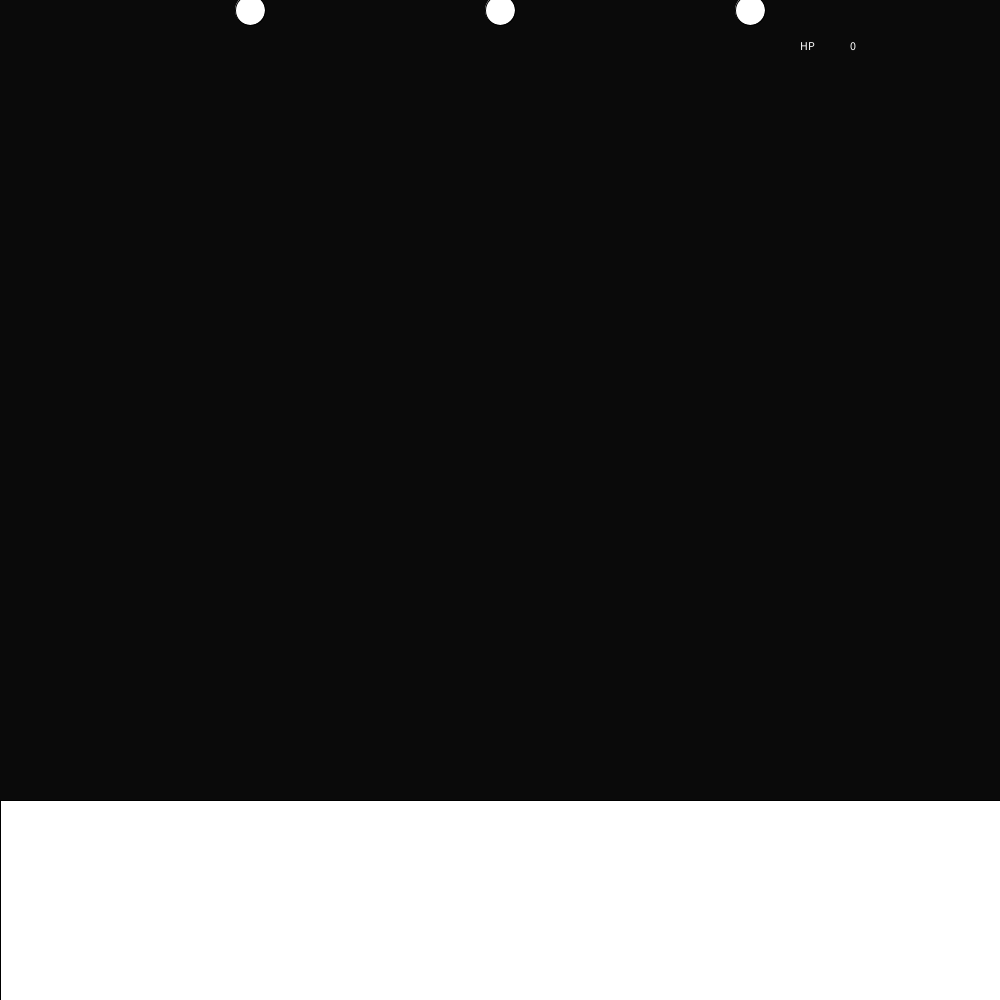
Frame 1 (no input)
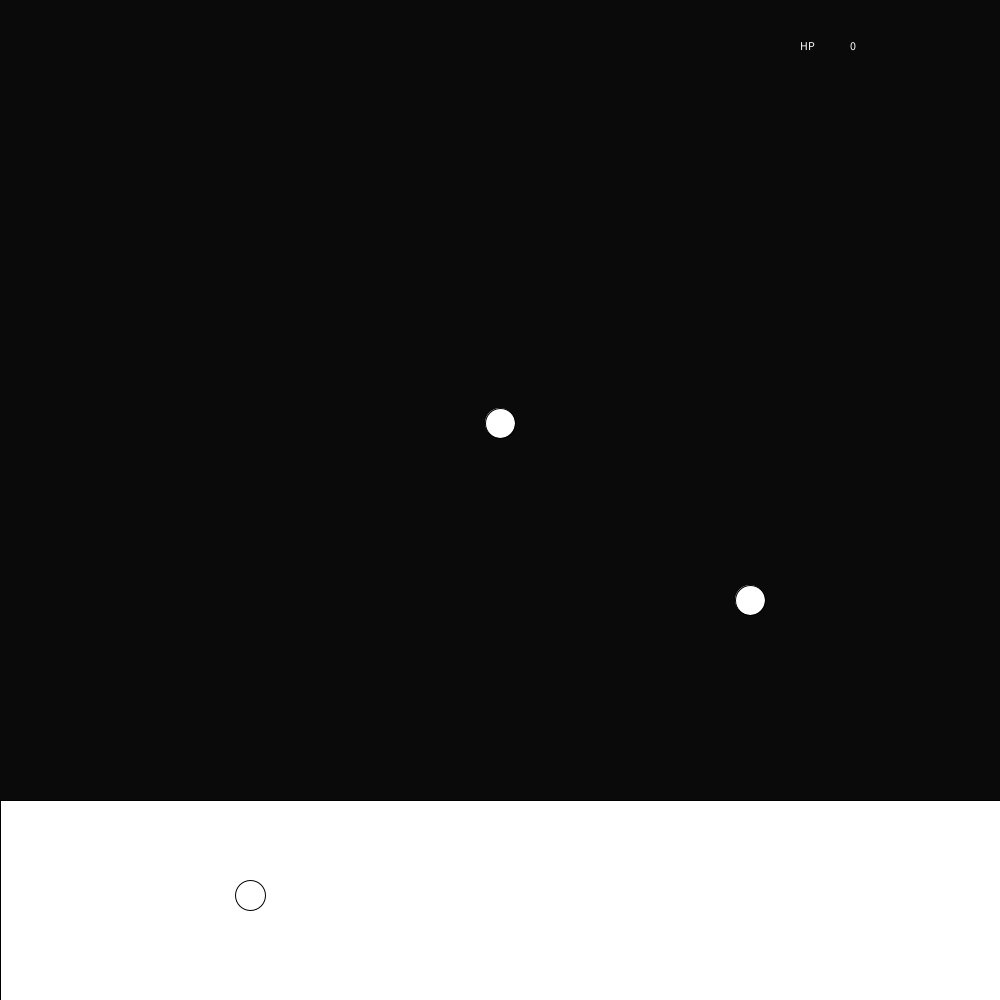
Frame 60 (the mouse pressed at the canvas centre just before this capture)
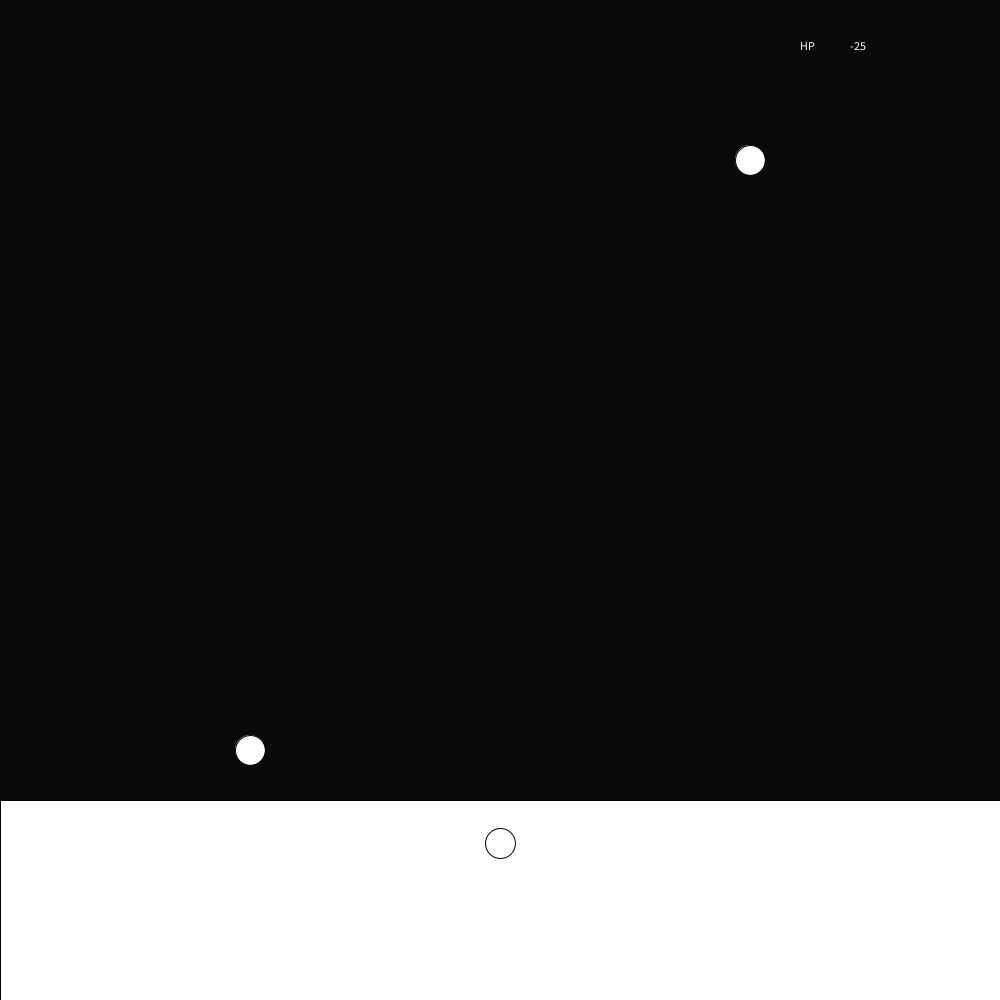
Frame 120 (the mouse held since frame 60 and released just before this capture)

The Processing sketch that drew these frames (run headless with seeded random() and noise(); from frame 60 on, the mouse is pressed at the canvas centre):

// Processing sketch: a_
// ── a_.pde
int bally1=10;
int myScore=0;
int bally=10;
int bally3=10;
void setup()
{ 
  noCursor();
  size(1000, 1000);
}

void draw()
{ 
  background(10, 10, 10);
  rect(0, 800, 1000, 200);
  ellipse(500, bally, 30, 30);
  ellipse(250, bally1, 30, 30);
  ellipse(750, bally3, 30, 30);
  bally=bally+7;
  bally1=bally1+15;
  bally3=bally3+10;

  if (bally>1030)
  { 
    bally=0;
  }
  if (bally1>1030)
  { 
    bally1=0;
    myScore -= 25;
  }
  if (bally3>1030)
  { 
    bally3=0;
  }

  text("HP", 800, 50);
  text(myScore, 850, 50);
}

void keyPressed()
{
  if (key=='w'&&bally>800)
  {
    bally=0;
    myScore=myScore+25;
  }
  if (key=='a'&&bally1>800)
  {
    bally1=0;
    myScore=myScore+25;
  }
  if (key=='d'&&bally3>800)
  { 
    bally3=0;
    myScore=myScore+25;
  }
}
